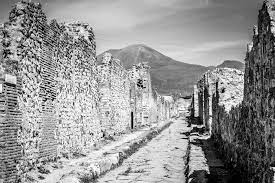
#> input picture Aula05/pompeii.jpeg, 275 x 183 px, found by its file name
$ python code2.py
#> lines starting #> are read from the running program, lines starting #| are printed output that depends on the picture
import cv2 as cv
import numpy as np

img = cv.imread('Aula05\pompeii.jpeg',cv.IMREAD_UNCHANGED)
#> img is the input picture: shape (183, 275, 3); min 0, max 255, mean 149.1

#Mask
mask = np.matrix([[0 , 1, 0],[1,-4,1],[0,1,0]],np.float32)

filtered=cv.filter2D(img.astype(np.float32),-1,mask)
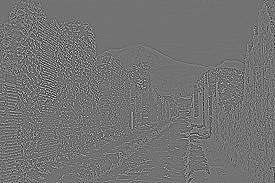
#> filtered: shape (183, 275, 3) float32; min -582, max 707, mean 0; drawn with min black and max white
c=-1
enhanced = filtered*c+img
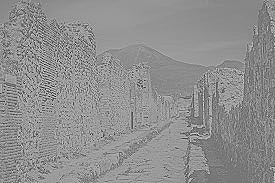
#> enhanced: shape (183, 275, 3) float32; min -701, max 812, mean 149.2; drawn with min black and max white
cv.imwrite('Aula05\output2.jpeg',enhanced)
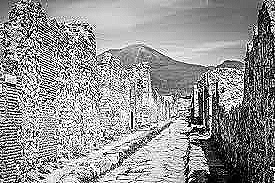
#> saved as output2.jpeg: shape (183, 275, 3); min 0, max 255, mean 147.2

$ run again, with Aula05/fruits.png saved as Aula05/pompeii.jpeg
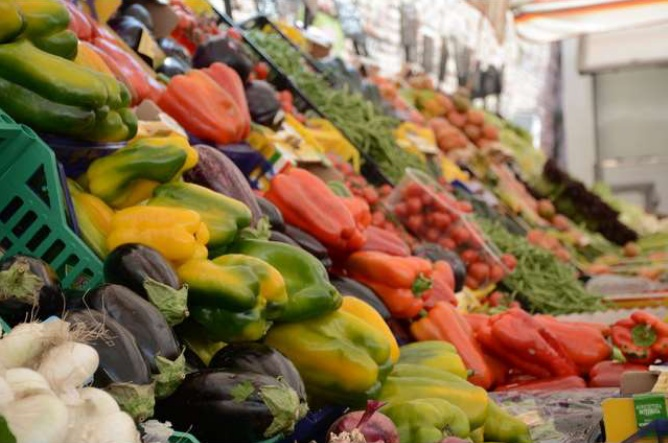
#> input picture Aula05/fruits.png, 668 x 443 px, found by its file name
#> img is the input picture: shape (443, 668, 3); mean B, G, R 78.2, 113.3, 138.4
#> `enhanced = filtered*c+img`:
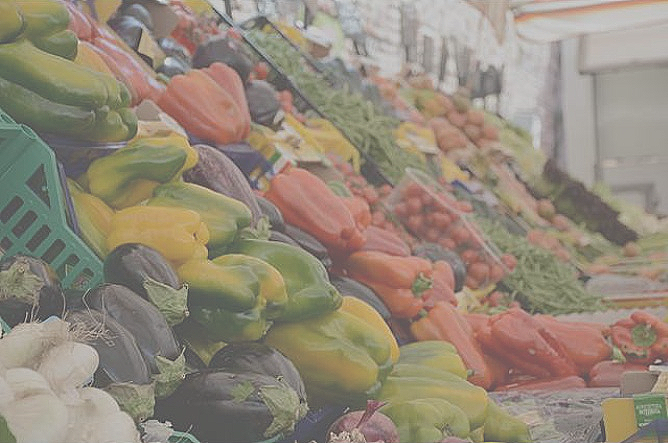
#> enhanced: shape (443, 668, 3) float32; mean B, G, R 78.2, 113.3, 138.4; drawn with min black and max white
#> `cv.imwrite('Aula05\output2.jpeg',enhanced)`:
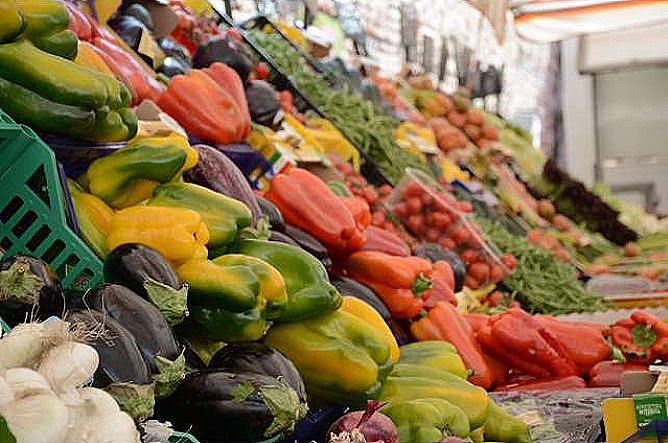
#> saved as output2.jpeg: shape (443, 668, 3); mean B, G, R 78.9, 113.6, 138.6
